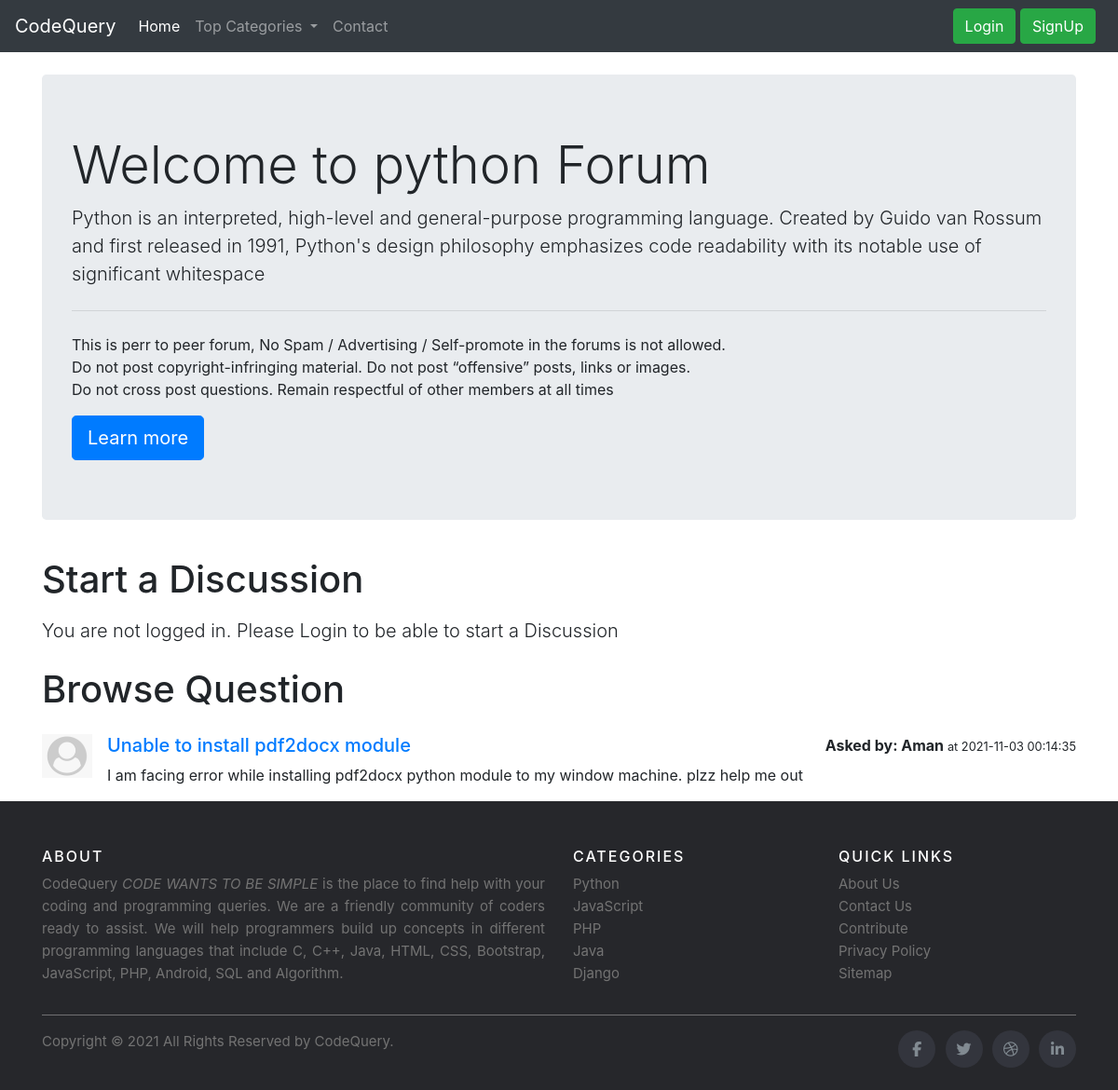
The app's page /threadlist.php?catid=1 with its own data.
### tables this page shows
CREATE TABLE `categories` (
  `category_id` int(11) NOT NULL,
  `category_name` varchar(50) NOT NULL,
  `category_description` text NOT NULL,
  `created` datetime NOT NULL DEFAULT current_timestamp()
);

CREATE TABLE `threads` (
  `thread_id` int(7) NOT NULL,
  `thread_title` varchar(255) NOT NULL,
  `thread_desc` text NOT NULL,
  `thread_cat_id` int(7) NOT NULL,
  `thread_user_id` int(7) NOT NULL,
  `timestamp` datetime NOT NULL DEFAULT current_timestamp()
);

CREATE TABLE `users` (
  `sno` int(8) NOT NULL,
  `user_name` varchar(30) NOT NULL,
  `user_pass` varchar(255) NOT NULL,
  `timestamp` datetime NOT NULL DEFAULT current_timestamp()
);

### threadlist.php (the view, shortened to what this page needs)
<!doctype html>
<html lang="en">
<head>
    <link rel="stylesheet" href="https://stackpath.bootstrapcdn.com/bootstrap/4.5.0/css/bootstrap.min.css"
>
</head>
<body>
    <?php include 'partials\_dbconnect.php'; ?>
    <?php include 'partials\_header.php'; ?>
    <?php
    $id = $_GET['catid'];
    $sql = "SELECT * FROM `categories` WHERE category_id=$id";
    $result = mysqli_query($conn, $sql);
    while($row = mysqli_fetch_assoc($result)){
      $catname = $row['category_name'];
      $catdesc = $row['category_description'];
    }
    ?>
    <div class="container my-4">
        <div class="jumbotron">
            <h1 class="display-4">Welcome to <?php  echo $catname; ?> Forum</h1>
            <p class="lead"><?php  echo $catdesc; ?> </p>
            <hr class="my-4">
            <p>This is perr to peer forum,
                No Spam / Advertising / Self-promote in the forums is not allowed.
                <br>
                Do not post copyright-infringing material.
                Do not post “offensive” posts, links or images.<br>
                Do not cross post questions.
                Remain respectful of other members at all times
            </p>
            <a class="btn btn-primary btn-lg" href="#" role="button">Learn more</a>
        </div>
    </div>
    <?php
    if(isset($_SESSION['loggedin']) && $_SESSION['loggedin']==true){
        echo '<div class="container">
            <form action="'.$_SERVER["REQUEST_URI"].'" method="post">
        <h1 class="py-2">Start a Discussion</h1>
        <div class="form-group">
            <label for="exampleInputEmail1">Problem title</label>
            <input type="text" class="form-control" id="title" name="title" aria-describedby="emailHelp">
            <small id="emailHelp" class="form-text text-muted">Keep your title as short and crisp as
                possible</small>
            <input type="hidden" name="sno" value="'.$_SESSION["sno"].'">
        </div>
        <div class="form-group">
            <label for="exampleFormControlTextarea1">Elaborate your problem</label>
            <textarea class="form-control" name="desc" id="desc" rows="3"></textarea>
        </div>
        <button type="submit" class="btn btn-primary">Submit</button>
        </form>
        </div>';
    }
    else{
        echo '<div class="container">
        <h1 class="py-2">Start a Discussion</h1>
        <p class="lead">
        You are not logged in. Please Login to be able to start a Discussion</p></div>';
    }
    ?>
    <div class="container" id="ques">
        <h1 class="py-2">Browse Question</h1>
        <?php
        $id = $_GET['catid'];
        $sql = "SELECT * FROM `threads` WHERE thread_cat_id=$id";
        $result = mysqli_query($conn, $sql);
        while($row = mysqli_fetch_assoc($result)){
        $id = $row['thread_id'];
        $title = $row['thread_title'];
        $desc = $row['thread_desc'];
        $thread_time = $row['timestamp'];
        $thread_user_id = $row['thread_user_id'];
        $sql2 ="SELECT * FROM `users` WHERE sno=$thread_user_id";
        $result2 = mysqli_query($conn, $sql2);
        $row2 = mysqli_fetch_assoc($result2);
        echo '<div class="media my-3">
                <img src="img/userdefault.png" width="54px" class="mr-3" alt="...">
                <div class="media-body">
                    <h5 class="mt-0"><a href="thread.php?threadid='.$id.'">'.$title.'</a></h5>
                    '.$desc.'
                </div>
                <p class="font-weight-bold my-0">Asked by: '.$row2['user_name'].' <small> at '.$thread_time.'</small> </p>
                </div>';
        }
        ?>
    </div>
    <?php include 'partials\_footer.php'; ?>
</body>
</html>

### records on screen
categories: category_name "python", category_description "Python is an interpreted, high-level and general-purpose programming language. Created by Guido van Rossum and first released in 1991, Python's design philosophy emphasizes code readability with its notable use of significant whitespace"
threads: thread_title "Unable to install pdf2docx module", thread_desc "I am facing error while installing pdf2docx python module to my window machine. plzz help me out", users.user_name "Aman", timestamp "2021-11-03 00:14:35"
